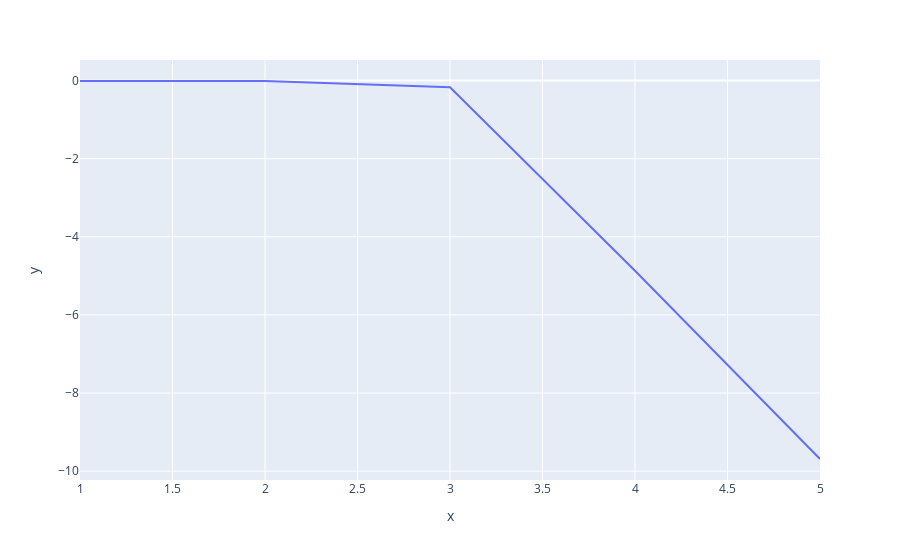

Here is the notebook cell this chart was saved with:
### Markdown cell above
We'll test different degrees of the polynomial to find a good fit while also being weary of overfitting.

### Code cell
# We'll try different degrees of polynomial regression to see which one performs the best. Anything more than 5 causes significant time to compute so we'll go as high as 5. 
r2_polynomial = []
for i in range(1,6):
    r2_polynomial.append(apply_polynomial_regression(i))

px.line(x=list(range(1,6)), y=r2_polynomial)

### Figure 1 — Plotly figure (JSON) as saved in the notebook; plotly's stock layout.template omitted (floating-point values rounded to 4 significant figures)
{"data": [{"hovertemplate": "x=%{x}<br>y=%{y}<extra></extra>", "legendgroup": "", "line": {"color": "#636efa", "dash": "solid"}, "marker": {"symbol": "circle"}, "mode": "lines", "name": "", "orientation": "v", "showlegend": false, "type": "scatter", "x": [1, 2, 3, 4, 5], "xaxis": "x", "y": [-0.01, -0.01, -0.17, -4.87, -9.69], "yaxis": "y"}], "layout": {"legend": {"tracegroupgap": 0}, "margin": {"t": 60}, "xaxis": {"anchor": "y", "domain": [0, 1], "title": {"text": "x"}}, "yaxis": {"anchor": "x", "domain": [0, 1], "title": {"text": "y"}}}}
